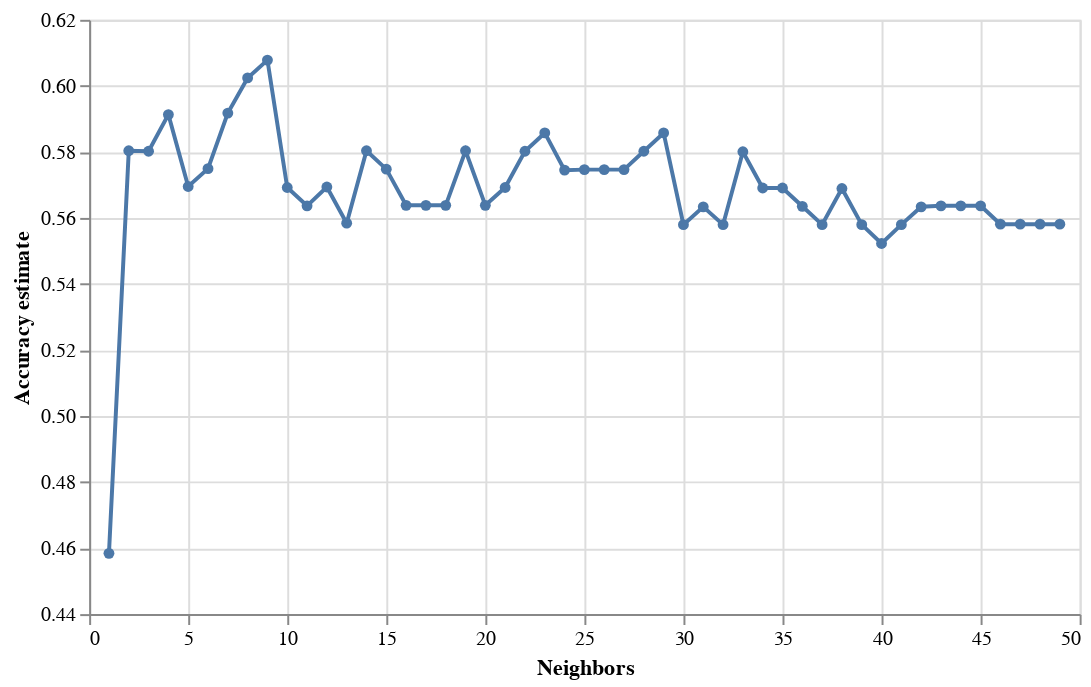

Notebook code for this chart:
### Code cell
accuracy_vs_k

### Figure 1 — Vega-Lite specification as saved in the notebook (floating-point values rounded to 4 significant figures)
{"config": {"view": {"continuousWidth": 300, "continuousHeight": 300}}, "data": {"name": "data-6ba56affd732b2cb21e4cca7989c63ce"}, "mark": {"type": "line", "point": true}, "encoding": {"x": {"field": "param_n_neighbors", "title": "Neighbors", "type": "quantitative"}, "y": {"field": "mean_test_score", "scale": {"zero": false}, "title": "Accuracy estimate", "type": "quantitative"}}, "width": 500, "$schema": "https://vega.github.io/schema/vega-lite/v5.8.0.json", "datasets": {"data-6ba56affd732b2cb21e4cca7989c63ce": [{"mean_fit_time": 0.001594, "std_fit_time": 0.0002095, "mean_score_time": 0.003686, "std_score_time": 0.0003134, "param_n_neighbors": 1, "params": {"n_neighbors": 1}, "split0_test_score": 0.4865, "split1_test_score": 0.5833, "split2_test_score": 0.3333, "split3_test_score": 0.4167, "split4_test_score": 0.4722, "mean_test_score": 0.4584, "std_test_score": 0.08243, "rank_test_score": 49}, {"mean_fit_time": 0.001415, "std_fit_time": 4.7e-06, "mean_score_time": 0.003314, "std_score_time": 9.22e-05, "param_n_neighbors": 2, "params": {"n_neighbors": 2}, "split0_test_score": 0.5405, "split1_test_score": 0.6667, "split2_test_score": 0.5278, "split3_test_score": 0.5556, "split4_test_score": 0.6111, "mean_test_score": 0.5803, "std_test_score": 0.05169, "rank_test_score": 9}, {"mean_fit_time": 0.001399, "std_fit_time": 1.942e-05, "mean_score_time": 0.003281, "std_score_time": 6.379e-06, "param_n_neighbors": 3, "params": {"n_neighbors": 3}, "split0_test_score": 0.5676, "split1_test_score": 0.6389, "split2_test_score": 0.5278, "split3_test_score": 0.5833, "split4_test_score": 0.5833, "mean_test_score": 0.5802, "std_test_score": 0.0357, "rank_test_score": 10}, {"mean_fit_time": 0.001394, "std_fit_time": 1.197e-05, "mean_score_time": 0.003272, "std_score_time": 1.194e-05, "param_n_neighbors": 4, "params": {"n_neighbors": 4}, "split0_test_score": 0.5676, "split1_test_score": 0.6389, "split2_test_score": 0.5556, "split3_test_score": 0.5556, "split4_test_score": 0.6389, "mean_test_score": 0.5913, "std_test_score": 0.03911, "rank_test_score": 4}, {"mean_fit_time": 0.001374, "std_fit_time": 1.029e-05, "mean_score_time": 0.003274, "std_score_time": 8.117e-06, "param_n_neighbors": 5, "params": {"n_neighbors": 5}, "split0_test_score": 0.4865, "split1_test_score": 0.6111, "split2_test_score": 0.5556, "split3_test_score": 0.5833, "split4_test_score": 0.6111, "mean_test_score": 0.5695, "std_test_score": 0.04635, "rank_test_score": 20}, {"mean_fit_time": 0.001498, "std_fit_time": 0.0001101, "mean_score_time": 0.003421, "std_score_time": 0.000168, "param_n_neighbors": 6, "params": {"n_neighbors": 6}, "split0_test_score": 0.5135, "split1_test_score": 0.5833, "split2_test_score": 0.6111, "split3_test_score": 0.6111, "split4_test_score": 0.5556, "mean_test_score": 0.5749, "std_test_score": 0.03698, "rank_test_score": 14}, {"mean_fit_time": 0.00138, "std_fit_time": 1.247e-05, "mean_score_time": 0.003307, "std_score_time": 6.588e-05, "param_n_neighbors": 7, "params": {"n_neighbors": 7}, "split0_test_score": 0.4865, "split1_test_score": 0.5556, "split2_test_score": 0.6111, "split3_test_score": 0.6389, "split4_test_score": 0.6667, "mean_test_score": 0.5917, "std_test_score": 0.06419, "rank_test_score": 3}, {"mean_fit_time": 0.001373, "std_fit_time": 1.26e-05, "mean_score_time": 0.003266, "std_score_time": 1.978e-05, "param_n_neighbors": 8, "params": {"n_neighbors": 8}, "split0_test_score": 0.5676, "split1_test_score": 0.5833, "split2_test_score": 0.6111, "split3_test_score": 0.6389, "split4_test_score": 0.6111, "mean_test_score": 0.6024, "std_test_score": 0.02474, "rank_test_score": 2}, {"mean_fit_time": 0.00142, "std_fit_time": 2.638e-05, "mean_score_time": 0.003492, "std_score_time": 0.0002205, "param_n_neighbors": 9, "params": {"n_neighbors": 9}, "split0_test_score": 0.5946, "split1_test_score": 0.5556, "split2_test_score": 0.6389, "split3_test_score": 0.6111, "split4_test_score": 0.6389, "mean_test_score": 0.6078, "std_test_score": 0.03114, "rank_test_score": 1}, {"mean_fit_time": 0.00141, "std_fit_time": 5.51e-05, "mean_score_time": 0.003436, "std_score_time": 0.0001218, "param_n_neighbors": 10, "params": {"n_neighbors": 10}, "split0_test_score": 0.5405, "split1_test_score": 0.5, "split2_test_score": 0.6111, "split3_test_score": 0.6111, "split4_test_score": 0.5833, "mean_test_score": 0.5692, "std_test_score": 0.04318, "rank_test_score": 22}, {"mean_fit_time": 0.001502, "std_fit_time": 0.0001309, "mean_score_time": 0.003331, "std_score_time": 5.625e-05, "param_n_neighbors": 11, "params": {"n_neighbors": 11}, "split0_test_score": 0.5405, "split1_test_score": 0.5, "split2_test_score": 0.5833, "split3_test_score": 0.6111, "split4_test_score": 0.5833, "mean_test_score": 0.5637, "std_test_score": 0.03902, "rank_test_score": 31}, {"mean_fit_time": 0.001436, "std_fit_time": 0.0001098, "mean_score_time": 0.003305, "std_score_time": 5.7e-06, "param_n_neighbors": 12, "params": {"n_neighbors": 12}, "split0_test_score": 0.5135, "split1_test_score": 0.5, "split2_test_score": 0.5833, "split3_test_score": 0.6667, "split4_test_score": 0.5833, "mean_test_score": 0.5694, "std_test_score": 0.05965, "rank_test_score": 21}, {"mean_fit_time": 0.001399, "std_fit_time": 1.692e-05, "mean_score_time": 0.00336, "std_score_time": 0.0001349, "param_n_neighbors": 13, "params": {"n_neighbors": 13}, "split0_test_score": 0.4865, "split1_test_score": 0.5, "split2_test_score": 0.5833, "split3_test_score": 0.6667, "split4_test_score": 0.5556, "mean_test_score": 0.5584, "std_test_score": 0.0647, "rank_test_score": 38}, {"mean_fit_time": 0.001398, "std_fit_time": 1.609e-05, "mean_score_time": 0.003409, "std_score_time": 0.0001257, "param_n_neighbors": 14, "params": {"n_neighbors": 14}, "split0_test_score": 0.5405, "split1_test_score": 0.5278, "split2_test_score": 0.5833, "split3_test_score": 0.6667, "split4_test_score": 0.5833, "mean_test_score": 0.5803, "std_test_score": 0.04861, "rank_test_score": 7}, {"mean_fit_time": 0.001595, "std_fit_time": 0.0002577, "mean_score_time": 0.003702, "std_score_time": 0.0003096, "param_n_neighbors": 15, "params": {"n_neighbors": 15}, "split0_test_score": 0.5405, "split1_test_score": 0.5556, "split2_test_score": 0.5556, "split3_test_score": 0.6667, "split4_test_score": 0.5556, "mean_test_score": 0.5748, "std_test_score": 0.04631, "rank_test_score": 15}, {"mean_fit_time": 0.001393, "std_fit_time": 2.054e-05, "mean_score_time": 0.003386, "std_score_time": 0.0001091, "param_n_neighbors": 16, "params": {"n_neighbors": 16}, "split0_test_score": 0.5135, "split1_test_score": 0.5278, "split2_test_score": 0.5556, "split3_test_score": 0.6667, "split4_test_score": 0.5556, "mean_test_score": 0.5638, "std_test_score": 0.05393, "rank_test_score": 27}, {"mean_fit_time": 0.001362, "std_fit_time": 6.67e-06, "mean_score_time": 0.003329, "std_score_time": 4.809e-05, "param_n_neighbors": 17, "params": {"n_neighbors": 17}, "split0_test_score": 0.5135, "split1_test_score": 0.5278, "split2_test_score": 0.5556, "split3_test_score": 0.6389, "split4_test_score": 0.5833, "mean_test_score": 0.5638, "std_test_score": 0.04453, "rank_test_score": 29}, {"mean_fit_time": 0.001376, "std_fit_time": 5.884e-06, "mean_score_time": 0.003301, "std_score_time": 2.412e-05, "param_n_neighbors": 18, "params": {"n_neighbors": 18}, "split0_test_score": 0.5135, "split1_test_score": 0.5278, "split2_test_score": 0.5556, "split3_test_score": 0.6389, "split4_test_score": 0.5833, "mean_test_score": 0.5638, "std_test_score": 0.04453, "rank_test_score": 29}, {"mean_fit_time": 0.001433, "std_fit_time": 9.837e-05, "mean_score_time": 0.003544, "std_score_time": 0.0003209, "param_n_neighbors": 19, "params": {"n_neighbors": 19}, "split0_test_score": 0.5405, "split1_test_score": 0.5278, "split2_test_score": 0.5833, "split3_test_score": 0.6389, "split4_test_score": 0.6111, "mean_test_score": 0.5803, "std_test_score": 0.04179, "rank_test_score": 7}, {"mean_fit_time": 0.001408, "std_fit_time": 2.733e-05, "mean_score_time": 0.0036, "std_score_time": 0.0001975, "param_n_neighbors": 20, "params": {"n_neighbors": 20}, "split0_test_score": 0.5135, "split1_test_score": 0.5, "split2_test_score": 0.5833, "split3_test_score": 0.6111, "split4_test_score": 0.6111, "mean_test_score": 0.5638, "std_test_score": 0.04787, "rank_test_score": 27}, {"mean_fit_time": 0.0015, "std_fit_time": 0.0001282, "mean_score_time": 0.003365, "std_score_time": 1.919e-05, "param_n_neighbors": 21, "params": {"n_neighbors": 21}, "split0_test_score": 0.5405, "split1_test_score": 0.5, "split2_test_score": 0.5833, "split3_test_score": 0.6389, "split4_test_score": 0.5833, "mean_test_score": 0.5692, "std_test_score": 0.04662, "rank_test_score": 22}, {"mean_fit_time": 0.001387, "std_fit_time": 4.121e-05, "mean_score_time": 0.003351, "std_score_time": 5.877e-05, "param_n_neighbors": 22, "params": {"n_neighbors": 22}, "split0_test_score": 0.5676, "split1_test_score": 0.5, "split2_test_score": 0.5833, "split3_test_score": 0.6389, "split4_test_score": 0.6111, "mean_test_score": 0.5802, "std_test_score": 0.04691, "rank_test_score": 10}, {"mean_fit_time": 0.001379, "std_fit_time": 1.069e-05, "mean_score_time": 0.003343, "std_score_time": 3.745e-05, "param_n_neighbors": 23, "params": {"n_neighbors": 23}, "split0_test_score": 0.5676, "split1_test_score": 0.5278, "split2_test_score": 0.5833, "split3_test_score": 0.6667, "split4_test_score": 0.5833, "mean_test_score": 0.5857, "std_test_score": 0.04528, "rank_test_score": 5}, {"mean_fit_time": 0.001364, "std_fit_time": 8.652e-06, "mean_score_time": 0.003368, "std_score_time": 6.321e-05, "param_n_neighbors": 24, "params": {"n_neighbors": 24}, "split0_test_score": 0.5946, "split1_test_score": 0.5278, "split2_test_score": 0.5556, "split3_test_score": 0.6389, "split4_test_score": 0.5556, "mean_test_score": 0.5745, "std_test_score": 0.0386, "rank_test_score": 19}, {"mean_fit_time": 0.00136, "std_fit_time": 5.203e-06, "mean_score_time": 0.003375, "std_score_time": 4.248e-05, "param_n_neighbors": 25, "params": {"n_neighbors": 25}, "split0_test_score": 0.5676, "split1_test_score": 0.5556, "split2_test_score": 0.5556, "split3_test_score": 0.6389, "split4_test_score": 0.5556, "mean_test_score": 0.5746, "std_test_score": 0.03247, "rank_test_score": 16}, {"mean_fit_time": 0.001377, "std_fit_time": 1.28e-05, "mean_score_time": 0.003484, "std_score_time": 0.0002575, "param_n_neighbors": 26, "params": {"n_neighbors": 26}, "split0_test_score": 0.5676, "split1_test_score": 0.5278, "split2_test_score": 0.6111, "split3_test_score": 0.6389, "split4_test_score": 0.5278, "mean_test_score": 0.5746, "std_test_score": 0.0445, "rank_test_score": 16}, {"mean_fit_time": 0.001358, "std_fit_time": 4.284e-06, "mean_score_time": 0.003377, "std_score_time": 2.493e-05, "param_n_neighbors": 27, "params": {"n_neighbors": 27}, "split0_test_score": 0.5676, "split1_test_score": 0.5278, "split2_test_score": 0.6111, "split3_test_score": 0.6389, "split4_test_score": 0.5278, "mean_test_score": 0.5746, "std_test_score": 0.0445, "rank_test_score": 16}, {"mean_fit_time": 0.001366, "std_fit_time": 5.859e-06, "mean_score_time": 0.003347, "std_score_time": 3.064e-05, "param_n_neighbors": 28, "params": {"n_neighbors": 28}, "split0_test_score": 0.5676, "split1_test_score": 0.5278, "split2_test_score": 0.5833, "split3_test_score": 0.6667, "split4_test_score": 0.5556, "mean_test_score": 0.5802, "std_test_score": 0.04691, "rank_test_score": 12}, {"mean_fit_time": 0.001374, "std_fit_time": 1.314e-05, "mean_score_time": 0.003382, "std_score_time": 6.582e-05, "param_n_neighbors": 29, "params": {"n_neighbors": 29}, "split0_test_score": 0.5676, "split1_test_score": 0.5278, "split2_test_score": 0.5556, "split3_test_score": 0.6667, "split4_test_score": 0.6111, "mean_test_score": 0.5857, "std_test_score": 0.04857, "rank_test_score": 5}, {"mean_fit_time": 0.001386, "std_fit_time": 8.328e-06, "mean_score_time": 0.003351, "std_score_time": 1.725e-05, "param_n_neighbors": 30, "params": {"n_neighbors": 30}, "split0_test_score": 0.5676, "split1_test_score": 0.5278, "split2_test_score": 0.5556, "split3_test_score": 0.5833, "split4_test_score": 0.5556, "mean_test_score": 0.558, "std_test_score": 0.01821, "rank_test_score": 45}, {"mean_fit_time": 0.001372, "std_fit_time": 1.058e-05, "mean_score_time": 0.003377, "std_score_time": 1.732e-05, "param_n_neighbors": 31, "params": {"n_neighbors": 31}, "split0_test_score": 0.5946, "split1_test_score": 0.5278, "split2_test_score": 0.5556, "split3_test_score": 0.5833, "split4_test_score": 0.5556, "mean_test_score": 0.5634, "std_test_score": 0.02351, "rank_test_score": 36}, {"mean_fit_time": 0.001361, "std_fit_time": 4.131e-06, "mean_score_time": 0.003419, "std_score_time": 5.455e-05, "param_n_neighbors": 32, "params": {"n_neighbors": 32}, "split0_test_score": 0.5676, "split1_test_score": 0.5278, "split2_test_score": 0.5556, "split3_test_score": 0.5556, "split4_test_score": 0.5833, "mean_test_score": 0.558, "std_test_score": 0.01821, "rank_test_score": 45}, {"mean_fit_time": 0.001358, "std_fit_time": 4.625e-06, "mean_score_time": 0.003431, "std_score_time": 5.836e-05, "param_n_neighbors": 33, "params": {"n_neighbors": 33}, "split0_test_score": 0.5946, "split1_test_score": 0.5278, "split2_test_score": 0.5556, "split3_test_score": 0.5833, "split4_test_score": 0.6389, "mean_test_score": 0.58, "std_test_score": 0.03746, "rank_test_score": 13}, {"mean_fit_time": 0.001366, "std_fit_time": 1.257e-05, "mean_score_time": 0.003481, "std_score_time": 0.0001556, "param_n_neighbors": 34, "params": {"n_neighbors": 34}, "split0_test_score": 0.5676, "split1_test_score": 0.5278, "split2_test_score": 0.5556, "split3_test_score": 0.5833, "split4_test_score": 0.6111, "mean_test_score": 0.5691, "std_test_score": 0.02779, "rank_test_score": 25}, {"mean_fit_time": 0.001402, "std_fit_time": 4.203e-05, "mean_score_time": 0.003357, "std_score_time": 2.711e-05, "param_n_neighbors": 35, "params": {"n_neighbors": 35}, "split0_test_score": 0.5676, "split1_test_score": 0.5556, "split2_test_score": 0.5556, "split3_test_score": 0.5833, "split4_test_score": 0.5833, "mean_test_score": 0.5691, "std_test_score": 0.01245, "rank_test_score": 24}, {"mean_fit_time": 0.001356, "std_fit_time": 8.272e-06, "mean_score_time": 0.003398, "std_score_time": 1.785e-05, "param_n_neighbors": 36, "params": {"n_neighbors": 36}, "split0_test_score": 0.5676, "split1_test_score": 0.5556, "split2_test_score": 0.5278, "split3_test_score": 0.5833, "split4_test_score": 0.5833, "mean_test_score": 0.5635, "std_test_score": 0.0207, "rank_test_score": 35}, {"mean_fit_time": 0.00136, "std_fit_time": 2.837e-06, "mean_score_time": 0.004092, "std_score_time": 0.001287, "param_n_neighbors": 37, "params": {"n_neighbors": 37}, "split0_test_score": 0.5676, "split1_test_score": 0.5556, "split2_test_score": 0.5278, "split3_test_score": 0.5556, "split4_test_score": 0.5833, "mean_test_score": 0.558, "std_test_score": 0.01821, "rank_test_score": 43}, {"mean_fit_time": 0.00142, "std_fit_time": 3.301e-05, "mean_score_time": 0.003527, "std_score_time": 5.927e-05, "param_n_neighbors": 38, "params": {"n_neighbors": 38}, "split0_test_score": 0.5946, "split1_test_score": 0.5556, "split2_test_score": 0.5278, "split3_test_score": 0.5833, "split4_test_score": 0.5833, "mean_test_score": 0.5689, "std_test_score": 0.02427, "rank_test_score": 26}, {"mean_fit_time": 0.001385, "std_fit_time": 8.169e-06, "mean_score_time": 0.003432, "std_score_time": 8.722e-05, "param_n_neighbors": 39, "params": {"n_neighbors": 39}, "split0_test_score": 0.5676, "split1_test_score": 0.5556, "split2_test_score": 0.5278, "split3_test_score": 0.5556, "split4_test_score": 0.5833, "mean_test_score": 0.558, "std_test_score": 0.01821, "rank_test_score": 43}, {"mean_fit_time": 0.001392, "std_fit_time": 1.945e-05, "mean_score_time": 0.003459, "std_score_time": 5.475e-05, "param_n_neighbors": 40, "params": {"n_neighbors": 40}, "split0_test_score": 0.5946, "split1_test_score": 0.5556, "split2_test_score": 0.5278, "split3_test_score": 0.5556, "split4_test_score": 0.5278, "mean_test_score": 0.5523, "std_test_score": 0.02455, "rank_test_score": 48}, {"mean_fit_time": 0.001362, "std_fit_time": 2.103e-06, "mean_score_time": 0.003401, "std_score_time": 3.022e-05, "param_n_neighbors": 41, "params": {"n_neighbors": 41}, "split0_test_score": 0.5676, "split1_test_score": 0.5556, "split2_test_score": 0.5556, "split3_test_score": 0.5833, "split4_test_score": 0.5278, "mean_test_score": 0.558, "std_test_score": 0.01821, "rank_test_score": 45}, {"mean_fit_time": 0.001374, "std_fit_time": 1.588e-05, "mean_score_time": 0.003417, "std_score_time": 5.008e-05, "param_n_neighbors": 42, "params": {"n_neighbors": 42}, "split0_test_score": 0.5946, "split1_test_score": 0.5556, "split2_test_score": 0.5278, "split3_test_score": 0.5833, "split4_test_score": 0.5556, "mean_test_score": 0.5634, "std_test_score": 0.02351, "rank_test_score": 36}, {"mean_fit_time": 0.001367, "std_fit_time": 4.318e-06, "mean_score_time": 0.003387, "std_score_time": 1.904e-05, "param_n_neighbors": 43, "params": {"n_neighbors": 43}, "split0_test_score": 0.5405, "split1_test_score": 0.5833, "split2_test_score": 0.5833, "split3_test_score": 0.5556, "split4_test_score": 0.5556, "mean_test_score": 0.5637, "std_test_score": 0.01697, "rank_test_score": 33}, {"mean_fit_time": 0.001374, "std_fit_time": 8.098e-06, "mean_score_time": 0.003381, "std_score_time": 2.035e-05, "param_n_neighbors": 44, "params": {"n_neighbors": 44}, "split0_test_score": 0.5405, "split1_test_score": 0.5833, "split2_test_score": 0.5556, "split3_test_score": 0.5556, "split4_test_score": 0.5833, "mean_test_score": 0.5637, "std_test_score": 0.01697, "rank_test_score": 31}, {"mean_fit_time": 0.001389, "std_fit_time": 1.709e-05, "mean_score_time": 0.003394, "std_score_time": 1.559e-05, "param_n_neighbors": 45, "params": {"n_neighbors": 45}, "split0_test_score": 0.5405, "split1_test_score": 0.6111, "split2_test_score": 0.5556, "split3_test_score": 0.5556, "split4_test_score": 0.5556, "mean_test_score": 0.5637, "std_test_score": 0.02443, "rank_test_score": 33}, {"mean_fit_time": 0.001379, "std_fit_time": 3.884e-06, "mean_score_time": 0.003425, "std_score_time": 6.364e-05, "param_n_neighbors": 46, "params": {"n_neighbors": 46}, "split0_test_score": 0.5405, "split1_test_score": 0.5833, "split2_test_score": 0.5556, "split3_test_score": 0.5278, "split4_test_score": 0.5833, "mean_test_score": 0.5581, "std_test_score": 0.0224, "rank_test_score": 39}, {"mean_fit_time": 0.001377, "std_fit_time": 2.328e-06, "mean_score_time": 0.003407, "std_score_time": 1.882e-05, "param_n_neighbors": 47, "params": {"n_neighbors": 47}, "split0_test_score": 0.5405, "split1_test_score": 0.6111, "split2_test_score": 0.5278, "split3_test_score": 0.5278, "split4_test_score": 0.5833, "mean_test_score": 0.5581, "std_test_score": 0.03345, "rank_test_score": 39}, {"mean_fit_time": 0.00139, "std_fit_time": 5.737e-06, "mean_score_time": 0.00342, "std_score_time": 9.799e-06, "param_n_neighbors": 48, "params": {"n_neighbors": 48}, "split0_test_score": 0.5405, "split1_test_score": 0.6111, "split2_test_score": 0.5278, "split3_test_score": 0.5278, "split4_test_score": 0.5833, "mean_test_score": 0.5581, "std_test_score": 0.03345, "rank_test_score": 39}, {"mean_fit_time": 0.00137, "std_fit_time": 1.338e-05, "mean_score_time": 0.003413, "std_score_time": 1.858e-05, "param_n_neighbors": 49, "params": {"n_neighbors": 49}, "split0_test_score": 0.5405, "split1_test_score": 0.6111, "split2_test_score": 0.5278, "split3_test_score": 0.5278, "split4_test_score": 0.5833, "mean_test_score": 0.5581, "std_test_score": 0.03345, "rank_test_score": 39}]}}
